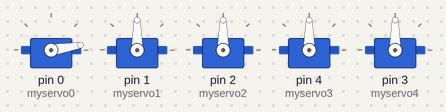
This sketch was run on a simulated Arduino Uno, built with avr-gcc and run on an emulated ATmega328P. On the bench: 5 × servo.

Above: at 0.15 s.
At 4.97 s:
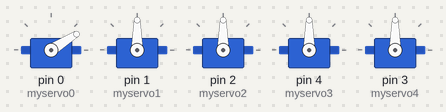
At 10.1 s:
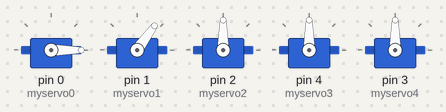
At 19.75 s:
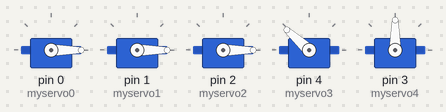
At 29.7 s:
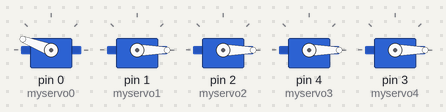
At 39.65 s:
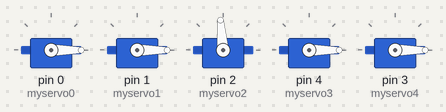
Timing chart, 0 to 40.0 s (numbered marks = the images above):
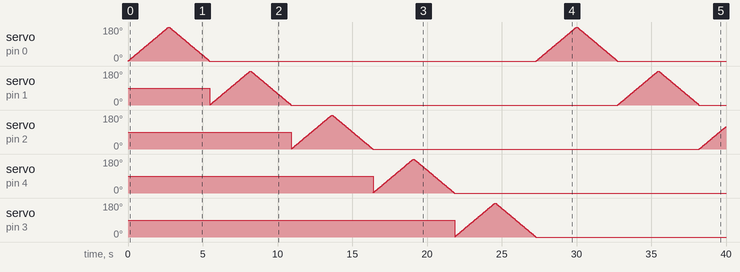

The sketch:

programs_motor.ino
```cpp
#include <Servo.h>

Servo myservo0;
Servo myservo1;
Servo myservo2;
Servo myservo3;
Servo myservo4;


int pos = 0;
void setup() {
  myservo0.attach(0);
  myservo1.attach(1);
  myservo2.attach(2);
  myservo3.attach(4);
  myservo4.attach(3);


}

void loop() {
  for (pos = 0; pos <= 180; pos += 1) {

    myservo0.write(pos);
    delay(15);
  }
  for (pos = 180; pos >= 0; pos -= 1) {
    myservo0.write(pos);
    delay(15);
  }


   for (pos = 0; pos <= 180; pos += 1) {

    myservo1.write(pos);
    delay(15);
  }
  for (pos = 180; pos >= 0; pos -= 1) {
    myservo1.write(pos);
    delay(15);
  }


   for (pos = 0; pos <= 180; pos += 1) {

    myservo2.write(pos);
    delay(15);
  }
  for (pos = 180; pos >= 0; pos -= 1) {
    myservo2.write(pos);
    delay(15);
  }

   for (pos = 0; pos <= 180; pos += 1) {

    myservo3.write(pos);
    delay(15);
  }
  for (pos = 180; pos >= 0; pos -= 1) {
    myservo3.write(pos);
    delay(15);
  }

  for (pos = 0; pos <= 180; pos += 1) {

    myservo4.write(pos);
    delay(15);
  }
  for (pos = 180; pos >= 0; pos -= 1) {
    myservo4.write(pos);
    delay(15);
  }
}
```
